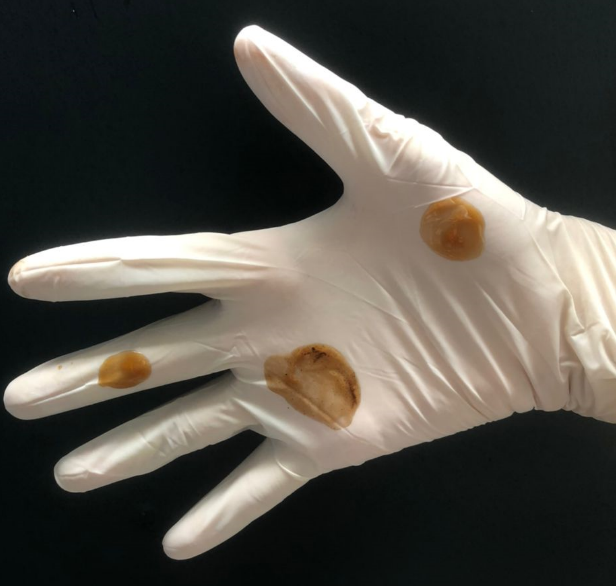
%> input picture latex1.png, 616 x 586 px
$ octave --eval "result = segmentDefects(imread('../latex1.png'));"   (GNU Octave 9; MATLAB toolbox functions it lacks are replaced by stand-ins)
%> lines starting %> are read from the running program, lines starting %| are printed output that depends on the picture; in (x1, y1, x2, y2) boxes, pixels count from 0 and x2, y2 are one past the last pixel; in counts of white or black regions, pixels touching at a corner belong together; the program's own positions count from 1
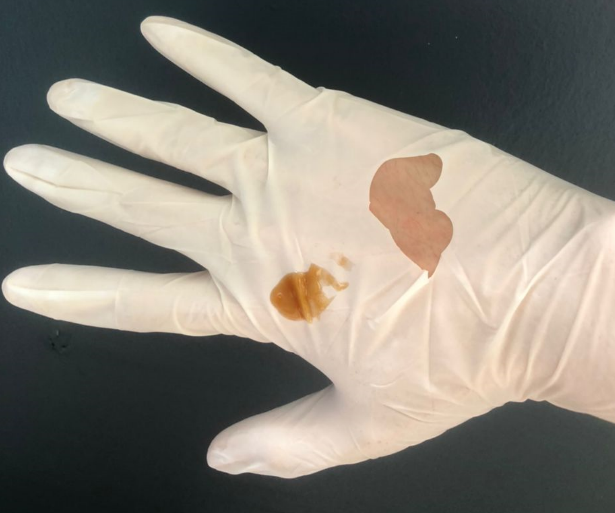
%> input picture GRP_19_FINAL_CODE/latex5.png, 615 x 513 px
%> in segmentDefects, I is the input picture: size 513x615x3 uint8; mean R, G, B 132.9, 128, 118.3
### GRP_19_FINAL_CODE/segmentGlove.m
function I_segmented = segmentGlove(I)
% Load an example image
%%%%%%%%%%%%%%
% I = imread('latex96.png');
%%%%%%%%%%%%%%%%%


% Convert the image to grayscale
I_gray = rgb2gray(I);
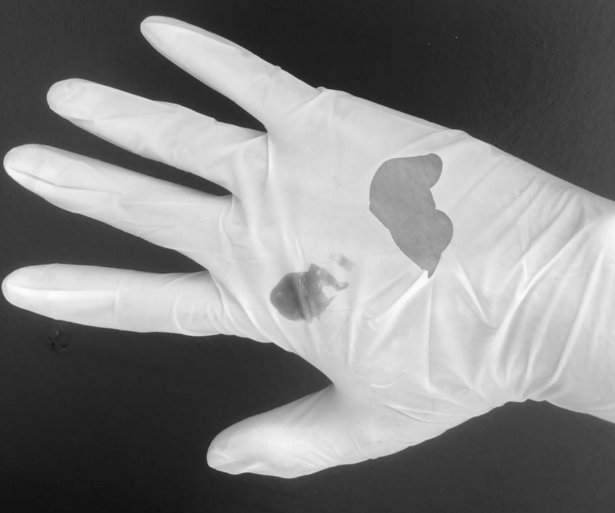
%> I_gray: size 513x615 uint8; min 16, max 253, mean 128.4
I_gray = imsharpen(I_gray);
% Apply thresholding to segment the object from the background
I_binary = im2bw(I_gray,graythresh(I_gray));
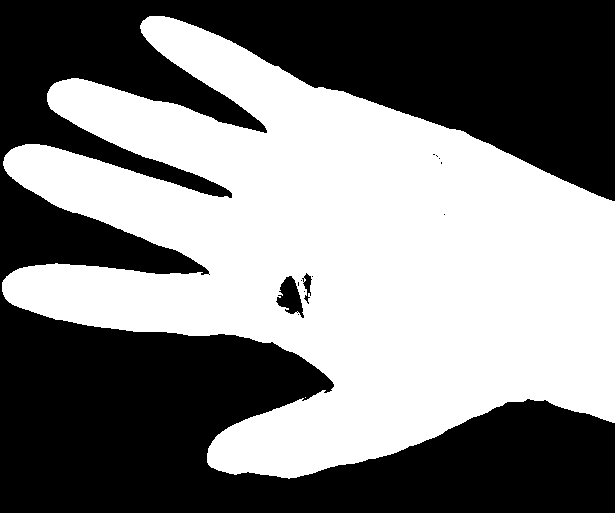
%> I_binary: size 513x615 logical; 49.7% white; 2 white regions (1 under 20 px), largest, box (x1, y1, x2, y2) and area: (2, 16, 615, 479) 156797
%subplot(2,2,1); imshow(I_binary);

% Fill in any holes in the object using morphological closing
se = strel('disk',14);
I_closed = imclose(I_binary, se);
%> I_closed: size 513x615 logical; 51.3% white; 1 black region, box (x1, y1, x2, y2) and area: (0, 0, 615, 513) 153625
I_closed = imfill(I_closed, 'holes');
% subplot(2,2,3); imshow(I_closed)

% Remove small objects from the binary image using morphological opening
se = strel('disk', 8);
I_opened = imopen(I_closed, se);
%> I_opened: size 513x615 logical; 51.3% white; 1 black region, box (x1, y1, x2, y2) and area: (0, 0, 615, 513) 153652
% subplot(2,2,4); imshow(I_opened);

%%%% Extract the object from the original image using the binary mask
%I_object = bsxfun(@times, I, cast(I_opened, 'like', I));
% Create a binary mask from the edge image
mask = double(I_opened);
% Set the pixel values outside the mask to NaN
mask(mask==0) = NaN;
%> mask: size 513x615 double; 48.7% of the values are NaN or infinite; the others: min 1, max 1, mean 1
% Multiply the original image with the mask to get the segmented image
I_segmented = I .* repmat(uint8(mask), [1 1 3]);
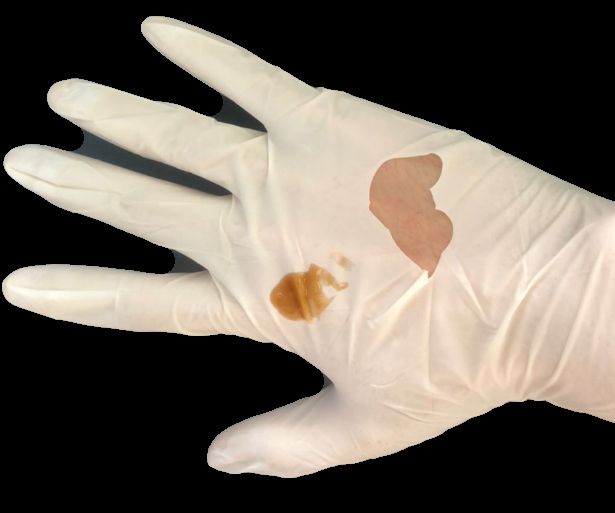
%> I_segmented: size 513x615x3 uint8; mean R, G, B 111.8, 103.3, 93.2
% Show the original image and the segmented image side by side
% subplot(2,2,1); imshow(I);
% subplot(2,2,2); imshow(I_segmented);

%%%Extract
% [8 lines of commented-out code are left out]

### GRP_19_FINAL_CODE/segmentDefects.m
function I_SegmentStains = segmentDefects(I);

% %%%%%%%%%%%%%%%%%%%%
I = imread('latex5.png');
I = segmentGlove(I);

%%%%%%%%%%%%%%%%
I_gray = rgb2gray(I);
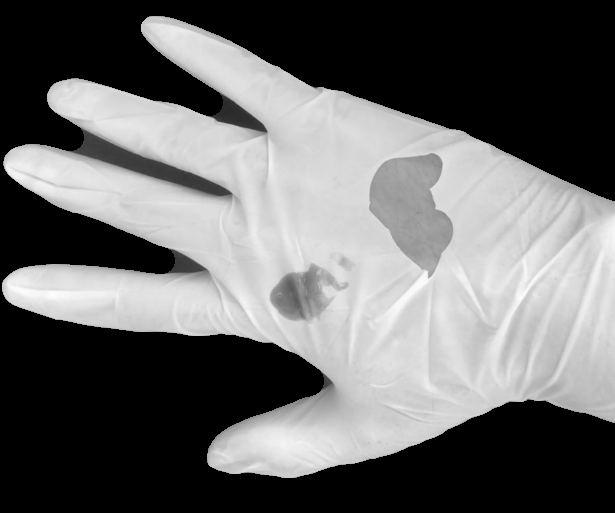
%> I_gray: size 513x615 uint8; min 0, max 253, mean 104.7

%%turning black to white to prevent problems in segmenting stains
blackPixels = I_gray <= 25;
I_gray(blackPixels) = 0;
% imshow(I_gray);

% Apply median filtering to enhance defects
I_medfilt = medfilt2(I_gray, [3 3]);
I_medfilt = imadjust(I_medfilt);
% imshow(I_medfilt);
% Apply global thresholding
thresh = graythresh(I_medfilt);
%> thresh = 0.445
I_thresh = imbinarize(I_medfilt, 0.63); %%%55 (latex3); 475(latex1,2); 50-latex4; 63-latex5
%> I_thresh: size 513x615 logical; 49% white; 2 white regions (1 under 20 px), largest, box (x1, y1, x2, y2) and area: (2, 16, 615, 478) 154618
% imshow(I_thresh);

% Remove small objects
I_thresh = bwareaopen(I_thresh, 10);
%> I_thresh: size 513x615 logical; 49% white; 1 white region, box (x1, y1, x2, y2) and area: (2, 16, 615, 478) 154618
I_threshInverted = imcomplement(I_thresh);
% subplot(3,3,1);imshow(I_threshInverted);
% Fill holes in objects
I_filled = imcomplement(imfill(I_threshInverted, 'holes'));

I_filled = imcomplement(I_filled);
% subplot(3,3,3);imshow(I_filled);

I_stains = I;
I_stains(repmat(~I_filled, [1 1 3])) = 0;
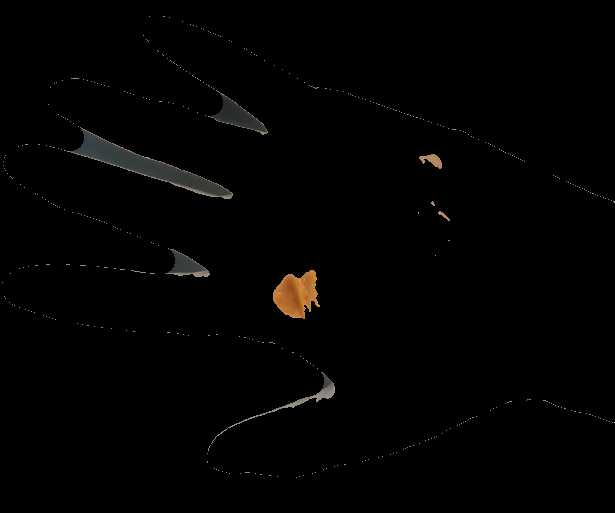
%> I_stains: size 513x615x3 uint8; mean R, G, B 2.4, 2.1, 1.7
% imshow(I_stains);
% Show the result
% subplot(3,3,4);imshow(I);
% subplot(3,3,5);imshow(I_stains);
imshow(I_stains);
se = strel('disk', 12);
I_erode = imerode(I_stains, se);
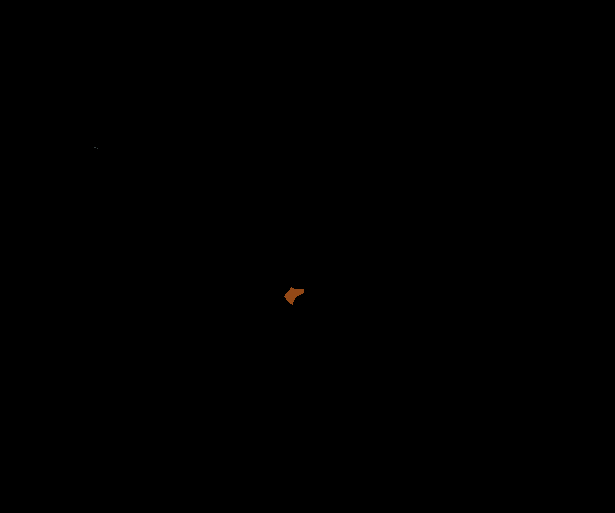
%> I_erode: size 513x615x3 uint8; mean R, G, B 0.1, 0, 0
I_close = imdilate(I_erode,se);
I_close = imclose(I_close,se);

% subplot(3,3,6);imshow(I_erode);
% subplot(3,3,7);imshow(I_close);
% imshow(I_close);
I_SegmentStains = I_close;
